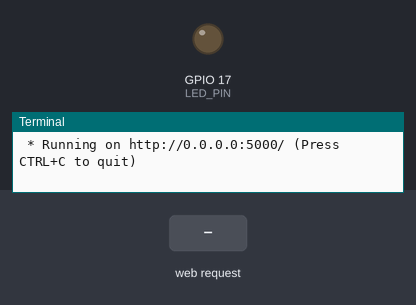
A program run on a simulated Raspberry Pi (BCM pin numbers). Shown: output pins drawn as LEDs (lit = HIGH), the last lines printed to the terminal. Inputs (shaded band) come from the test bench. The clock reads 2024-03-15 10:24:30 at power-on unless the program sets it.

Above: at 1.2 s.
1.3 s: HTTP request for /led/on received
At 2.5 s:
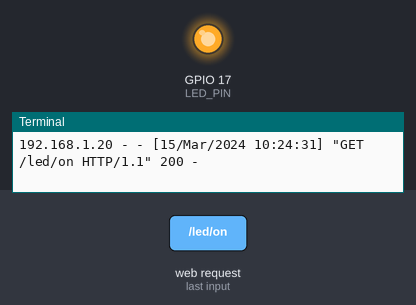
4.3 s: HTTP request for /led/off received
At 4.8 s:
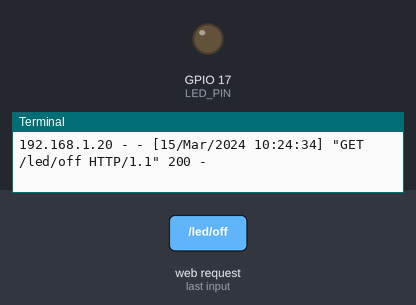
Timing chart, 0 to 7.3 s (numbered marks = the images above; inputs shaded):
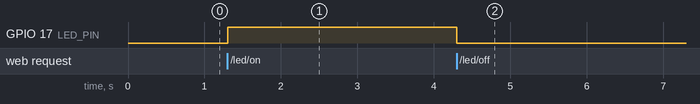

The program:

flask_led2.py
```python
from flask import Flask, render_template
import RPi.GPIO as GPIO

LED_PIN = 17
GPIO.setmode(GPIO.BCM)
GPIO.setup(LED_PIN, GPIO.OUT)
app = Flask(__name__) #__name__은 파일명

#라우팅(함수로 연결해주는 것?)을 위한 뷰 함수

#p 태그는 문단
@app.route("/")
def hello():
    return render_template("led.html")

@app.route("/led/<op>")
def led_op(op):
    if op == "on":
        GPIO.output(LED_PIN, GPIO.HIGH)
        return "LED ON"
    elif op == "off":
        GPIO.output(LED_PIN, GPIO.LOW)
        return "LED OFF"
    else:
        return "URL Error"


if __name__ == "__main__": #파이썬에서 main 파일은 컴퓨터에서 직접 실행/다른 데서 날 부르기?
    try:
        app.run(host = '0.0.0.0') #또는 로컬
    finally:
        GPIO.cleanup()
#라즈베리파이 말고 노트북에서 실행할거면 라즈베리파이 주소 쓰고 : 쓴 다음에 5000 쓰면 끝
```

Measured:
- after the input at 1.3 s, GPIO 17 (LED_PIN): LOW → HIGH at once
- after the input at 4.3 s, GPIO 17 (LED_PIN): HIGH → LOW at once
